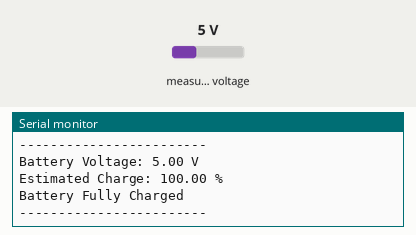
Recording of a sketch running on a simulated ESP32. Shown: the last lines printed to the serial monitor. The inputs (shaded band) are chosen by the test bench; at power-on: measured voltage 5 V.

Above: at 1.3 s.
1.4 s: measured voltage set to 0.3 V
At 2.9 s:
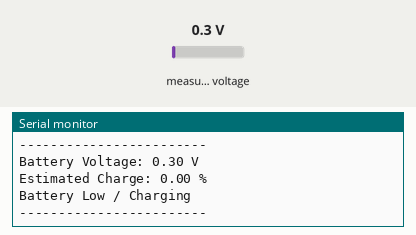
4.6 s: measured voltage set to 3.8 V
At 5.6 s:
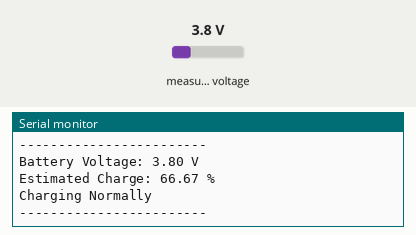
Timing chart, 0 to 7.6 s (numbered marks = the images above; inputs shaded):
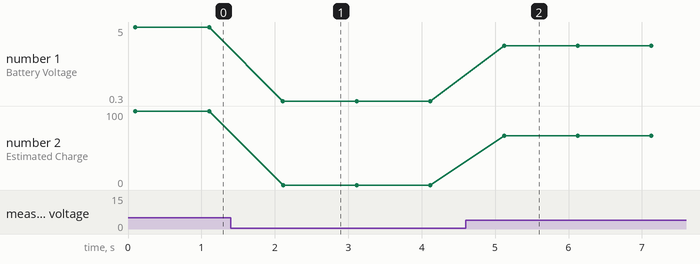

Measured:
- after the input at 1.4 s, the serial monitor: prints a new line after 0.71 s (image 1)
- after the input at 4.6 s, the serial monitor: prints a new line after 0.52 s (image 2)
- plotted number 1: 5 → 0.3 after the input at 1.4 s, 0.3 → 3.8 after the input at 4.6 s
- plotted number 2: 100 → 0 after the input at 1.4 s, 0 → 66.67 after the input at 4.6 s

The sketch:

charging.ino
```cpp
#include <Wire.h>
#include <Adafruit_INA219.h>

Adafruit_INA219 ina219;

float batteryVoltage = 0.0;
float batteryPercent = 0.0;

void setup() {

  Serial.begin(115200);

  Wire.begin(21, 22);

  delay(100);

  if (!ina219.begin()) {

    Serial.println("INA219 not found!");

    while (1);
  }

  Serial.println("Battery Charging Monitor Started");
}

void loop() {

  batteryVoltage = ina219.getBusVoltage_V();

  // Simple Li-ion percentage estimation
  batteryPercent = ((batteryVoltage - 3.0) / (4.2 - 3.0)) * 100.0;

  // limit range
  if (batteryPercent > 100)
    batteryPercent = 100;

  if (batteryPercent < 0)
    batteryPercent = 0;

  Serial.print("Battery Voltage: ");
  Serial.print(batteryVoltage);
  Serial.println(" V");

  Serial.print("Estimated Charge: ");
  Serial.print(batteryPercent);
  Serial.println(" %");

  // Charging state
  if (batteryVoltage >= 4.18) {

    Serial.println("Battery Fully Charged");

  }
  else if (batteryVoltage >= 4.0) {

    Serial.println("Battery Near Full");

  }
  else if (batteryVoltage >= 3.7) {

    Serial.println("Charging Normally");

  }
  else {

    Serial.println("Battery Low / Charging");
  }

  Serial.println("------------------------");

  delay(1000);
}
```
